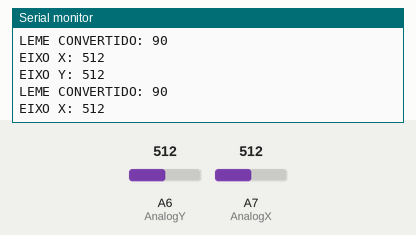
Recording of a sketch running on a simulated Arduino Nano, built with avr-gcc and run on an emulated ATmega328P. Shown: the last lines printed to the serial monitor. The inputs (shaded band) are chosen by the test bench; at power-on: A6 (AnalogY) = 512, A7 (AnalogX) = 512. No radio packets arrive unless stated.

Above: at 2.2 s.
2.3 s: A6 (AnalogY) set to 562
At 2.9 s:
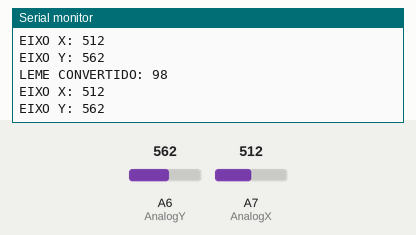
5.3 s: A6 (AnalogY) set to 581
At 6.4 s:
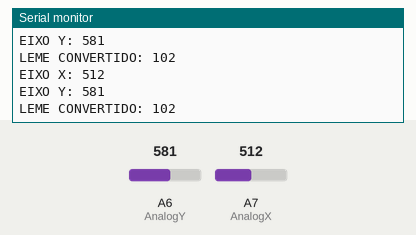
8.3 s: A7 (AnalogX) set to 988
At 8.8 s:
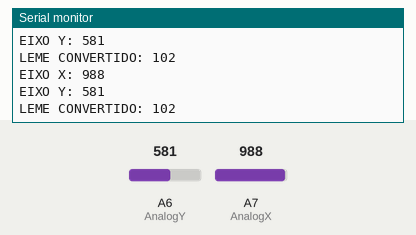
11.3 s: A7 (AnalogX) set to 1011
At 12.2 s:
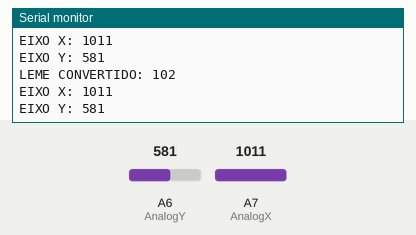
Timing chart, 0 to 14.3 s (numbered marks = the images above; inputs shaded):
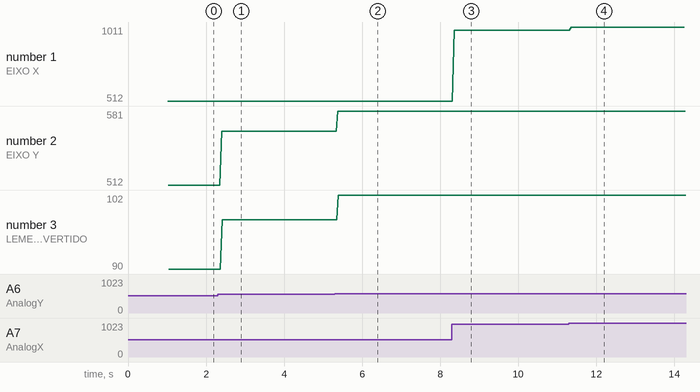

Measured:
- the behaviour switches between 568 and 569 on A6 (AnalogY) (found by bisection; images 1 and 2)
- the behaviour switches between 999 and 1000 on A7 (AnalogX) (found by bisection; images 3 and 4)
- after the input at 2.3 s, the serial monitor: prints a new line after 0.10 s (image 1)
- after the input at 5.3 s, the serial monitor: prints a new line after 0.08 s (image 2)
- after the input at 8.3 s, the serial monitor: prints a new line after 0.06 s (image 3)
- after the input at 11.3 s, the serial monitor: prints a new line after 0.06 s (image 4)
- plotted number 1: 512 → 988 after the input at 8.3 s, 988 → 1011 after the input at 11.3 s
- plotted number 2: 512 → 562 after the input at 2.3 s, 562 → 581 after the input at 5.3 s

The sketch:

teste_receptor.ino
```cpp
/*************************** Marlon Nardi ******************************
  Projeto: Programação do Robô Handler V1.0
  Vídeo ensinando a motar: https://www.marlonnardi.com/p/construa-seu-proprio-robo-esteira_23.html
  Loja: https://www.lojamarlonnardi.com/
  Site: https://www.marlonnardi.com/
  Youtube: https://www.youtube.com/marlonnardiw
  Facebook: https://www.facebook.com/professormarlonnardi
************************************************************************/

/******************* Programação do Robô Handler V1.0 ****************/

//======================= Incluindo bilbiotecas ==============================//
#include <SPI.h>
#include <RF24.h>

//========================= Criando objetos =================================//
RF24 radio(7, 8); // CE, CSN // Instancia/cria o objeto Radio para que possamos trabalhar com ele. Também temos que informar os pinos do Arduino conectados ao CE e ao CSN do NRF24L01.


//==================== Nomeando as constantes ==============================//

#define AnalogY A6
#define AnalogX A7
#define AnalogBt 3
#define Switch 2

//=================== Criando uma estrutura/pacote de dados para a transmissão e recepção de informação através de dois Pipes =======================//
struct EstruturaDadosTXRX
{
  float ang = 0.0;
  float precisao = 0.0;
  char confirm = 'O';
  int srv_ang = 70;
  int analog_x = 0;
  int analog_y = 0;
};
typedef struct EstruturaDadosTXRX TipoDosDadosTXRX;
TipoDosDadosTXRX DadosTransmitidos;
TipoDosDadosTXRX DadosRecebidos;

//=================== Declaração de variáveis globáis =======================//


//=================== Declaração da variável global somente de leitura para armazenas os endereço de leitura e escrita =======================//
                    //Endereço: 0         1
const byte Enderecos[][6] = {"00001", "00002"};//Criamos um vetor constante do tipo Byte que terá duas posições, pois precisamos de um endereço para escrever e outro para ler. Apesar do
//endereço ter somete 5 números, declaramos 6 para que o comppilador adicione o caracter null \0 automaticamente.

String leStringSerial(){
  String conteudo = "";
  char caractere;

  // Enquanto receber algo pela serial
  while(Serial.available() > 0) {
    // Lê byte da serial
    caractere = Serial.read();
    // Ignora caractere de quebra de linha
    if (caractere != '\n'){
      // Concatena valores
      conteudo.concat(caractere);
    }
    // Aguarda buffer serial ler próximo caractere
    delay(10);
  }

  Serial.print("Recebi: ");
  Serial.println(conteudo);

  return conteudo;
}

void setup() {
//==================== Declaração de entradas e saídas ========================//
  pinMode(AnalogX, INPUT);
  pinMode(AnalogY, INPUT);
//================== Configurações iniciais do NRF24L01 ======================//
  radio.begin();// Inicia o transceptor NRF24L01
  Serial.begin(9600);
  radio.openWritingPipe(Enderecos[0]); // Informamos para o transceptor qual é o endereço de escrita Enderecos[0] ou 00001 e abrimos o Pipe/Tubo.
  radio.openReadingPipe(1, Enderecos[1]); // Informamos para o transceptor qual é o endereço de leitura Enderecos[1] ou 00002 e abrimos o Pipe/Tubo. Esse primeiro parâmentro, o número 1,
  //define o número do Pipe. Podemos utilizar 6 Pipes, de 0 à 5.
  radio.setPALevel(RF24_PA_MAX); // Muda o PA para potência máxima de transmissão. Para potência minima: RF24_PA_MIN Para potência média: RF24_PA_HIGH Para potência máxima (recomendado para o módulo com etapa amplificadora e antena): RF24_PA_MAX
  radio.setDataRate(RF24_250KBPS); // Mudamos a taxa de trasnferência de dados para 250 Kbps, isso melhora a distância na transmissão.
  delay(1000);
}


void loop() {
   //========================= Recebendo os dados ===========================//
  delay(5); // Tempo para não haver perca de dados.

  radio.startListening(); // Comando para o rádio começar ouvir, dessa forma ele escuta ou recebe.

  if ( radio.available()) {// Se o NRF24L01 receber dados.
    while (radio.available()) {// Enquanto o NRF24L01 receber dados.
      radio.read(&DadosTransmitidos, sizeof(TipoDosDadosTXRX)); // Lê a informação transmitida pelo Robô.
     }
     Serial.print("Angulo servo lido: ");
     Serial.println(DadosTransmitidos.srv_ang);
     delay(5);
  }

//========================= Trasmitindo os dados ===========================//
  delay(5); // Tempo para não haver perca de dados.

  radio.stopListening(); // Comando para o rádio parar de ouvir, dessa forma ele fala ou transmite.
  int val_x = analogRead(AnalogX);
  int val_y = analogRead(AnalogY); //Y controla servo
  Serial.print("EIXO X: ");
  Serial.println(val_x);
  Serial.print("EIXO Y: ");
  Serial.println(val_y);
  DadosRecebidos.analog_x = val_x;
  DadosRecebidos.srv_ang = map(val_y, 0, 1023, 0, 180);
  Serial.print("LEME CONVERTIDO: ");
  Serial.println(DadosRecebidos.srv_ang);

/*
  if (Serial.available() > 0)
  {
  // Lê toda string recebida
  String recebido = leStringSerial();
  DadosRecebidos.srv_ang = recebido.toInt();
  Serial.print("Angulo: ");
  Serial.println(DadosRecebidos.srv_ang);
  }
*/
  DadosRecebidos.confirm = 'k';// Faz a leitura digital do PinoSensorRadiacaoGama e armazena na variável DadosRecebidos.SensorRadiacaoGama.

  radio.write(&DadosRecebidos, sizeof(TipoDosDadosTXRX));// Transmite/escreve os dados para o outro rádio. DadosTransmitidos = Informação que queremos enviar. TipoDosDadosTXRX: Tamanho dessa variável.
}
```
